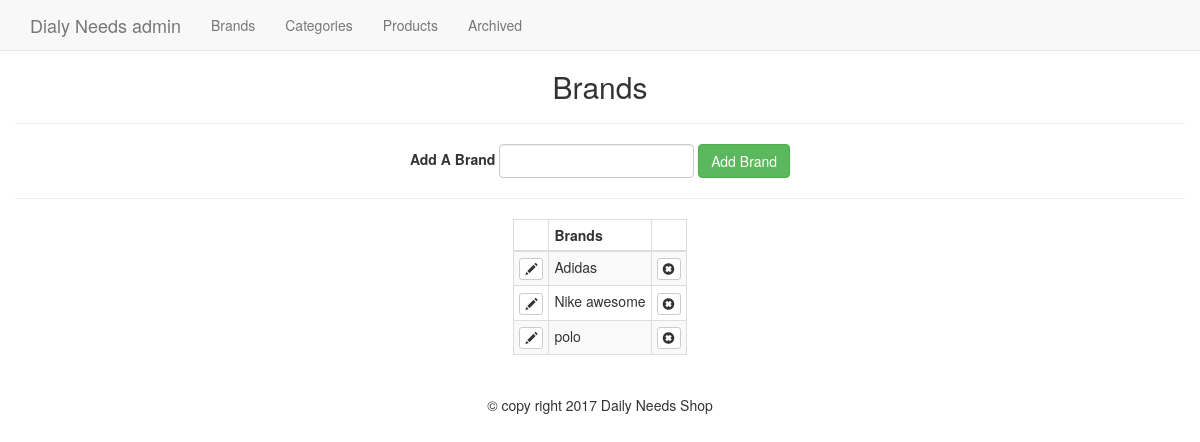
Screenshot of /admin/brands.php with the database file from the repository.
### tables this page shows
CREATE TABLE IF NOT EXISTS `brand` (
  `id` int(11) NOT NULL,
  `brand_name` varchar(255) NOT NULL
);

### admin/brands.php (the view, shortened to what this page needs)
<?php
require_once '../core/init.php';
include 'includes/head.php';
include 'includes/navigation.php';
$sql="SELECT * FROM brand ORDER BY brand_name ";
$results = $db->query($sql);
 ?>
<h2 class="text-center">Brands</h2><hr>
<div class="text-center">
    <form class="form-inline" action="brands.php<?=((isset($_GET['edit']))?'?edit='.$edit_id:''); ?>" method="post">
      <div class="form-group">
        <?php
        $brand_value = '';
         ?>
        <label for="brand"><?= ((isset($_GET['edit']))?'Edit':'Add A'); ?> Brand</label>
        <input type="text" name="brand" id="brand" class="form-control" value="<?=$brand_value; ?>">
        <input type="submit" name="add_submit"  value="<?=((isset($_GET['edit']))?'Edit':'Add'); ?> Brand" class="btn btn-success">
      </div>
    </form>
</div>
<hr>
<table class="table table-bordered table-striped table-condensed"  style="width:auto; margin:0 auto">
  <thead>
    <th></th>
    <th>Brands</th>
    <th></th>
  </thead>
  <tbody>
    <?php while($brand = mysqli_fetch_assoc($results)): ?>
      <tr>
        <td><a href="brands.php?edit=<?=$brand['id']; ?>" class="btn btn-xs btn-default"><span class="glyphicon glyphicon-pencil"></span></a></td>
        <td><?= $brand['brand_name']; ?></td>
        <td><a href="brands.php?delete=<?=$brand['id']; ?>" class="btn btn-xs btn-default"><span class="glyphicon glyphicon-remove-sign"></span></a></td>
      </tr>
  <?php endwhile; ?>
    </tbody>
</table>
<?php include 'includes/footer.php'; ?>

### css/style.css (style rules this page uses)
body { padding-top: 50px; }

### rows the page displays
brand: brand_name "Adidas"
brand: brand_name "Nike awesome"
brand: brand_name "polo"
